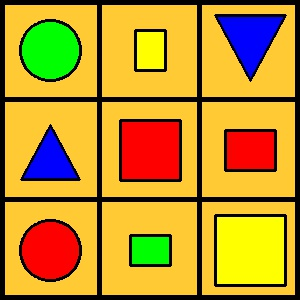
#> input picture Shape-Detection/test_images/board_4.jpg, 300 x 300 px
$ python main.py   (Python 2 division)   (older library calls are emulated)
#> lines starting #> are read from the running program, lines starting #| are printed output that depends on the picture; after the words box and inside, x2 and y2 are one past the last pixel; in counts of white or black regions, pixels touching at a corner belong together
# -*- coding: utf-8 -*-
import cv2
# import cv2.cv as cv
import numpy as np

def find_box(y,x):
	if x<100:
		if y<100:
			box=1
		elif y>100 and y<200:
			box=2
		else:
			box=3
	elif x>100 and x<200:
		if y<100:
			box=4
		elif y>100 and y<200:
			box=5
		else:
			box=6
	if x>200:
		if y<100:
			box=7
		elif y>100 and y<200:
			box=8
		else:
			box=9
	return box


def find_color(x,y):
	img = cv2.imread("test_images/board_4.jpg")
	variable = img[y,x]

	if variable[1]> 200 and int(variable[0])+int(variable[1]) <10:
		return "green"
	elif  variable[2]> 200 and int(variable[1])+int(variable[0]) <10:
		return 'red'
	elif   variable[2]> 200 and variable[1]>200:
		return 'yellow'
	else:
		return 'blue'

	# return variable


def main(board_filepath, container_filepath):

#> called with board_filepath = 'test_images/board_4.jpg', container_filepath = 'test_images/container_1.jpg'
	board 	 =	cv2.imread("test_images/board_4.jpg")
#> board is the input picture: shape (300, 300, 3); mean B, G, R 44.3, 145.8, 188.3
	container=	cv2.imread("test_images/container_1.jpg")
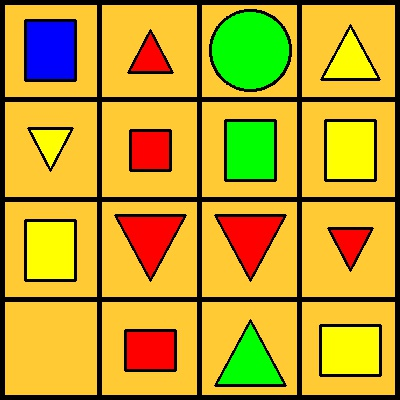
#> input picture Shape-Detection/test_images/container_1.jpg, 400 x 400 px
#> container is the input picture: shape (400, 400, 3); mean B, G, R 41.4, 159.5, 191.8
	cv2.imshow('board', board)
	cv2.imshow('cont', container)
				############ FOR SHAPE #####################
	bcopy1		=	board.copy()
	gray_bcopy1 =	cv2.cvtColor(bcopy1, cv2.COLOR_BGR2GRAY)
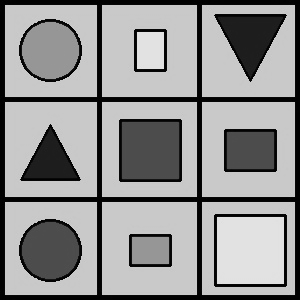
#> gray_bcopy1: shape (300, 300); min 0, max 230, mean 147
	circles = cv2.HoughCircles(gray_bcopy1, cv2.HOUGH_GRADIENT, 5, 1000)
#> circles = [[242.5, 107.5, 93.5]]
	# print "circles",circles

	ret,thresh = cv2.threshold(gray_bcopy1,127,255,1)
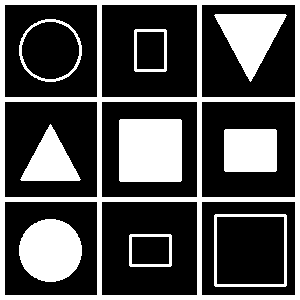
#> thresh: shape (300, 300); 30.6% white; 10 white regions
	# cv2.imshow('bagg', gray_bcopy1)

	l=[]
	_,contours,h = cv2.findContours(thresh,1,2)
#> contours = 23 contours; largest, box (x1, y1, x2, y2) and area: (0, 0, 300, 300) 89401, (101, 101, 198, 198) 9214, (101, 201, 198, 296) 9022, (201, 101, 296, 198) 9022, (4, 101, 98, 198) 8926; h = 23 rows, first 6: [1, -1, -1, -1], [2, 0, -1, -1], [3, 1, -1, -1], [4, 2, -1, -1], [5, 3, -1, -1], [6, 4, -1, -1]
	for cnt in contours:
	    approx = cv2.approxPolyDP(cnt,0.01*cv2.arcLength(cnt,True),True)
#> approx = [[131, 237], [168, 236], [169, 263], [132, 264]]

	    if len(approx)==3:

			cv2.drawContours(board,[cnt],0,(100,100,10),-1)
			x,y,w,h = cv2.boundingRect(cnt)
	   		cv2.rectangle(board,(x,y),(x+w,y+h),(0,255,0),2)
	   		# print find_color(x+(w/2), y+(h/2)) ,"Triangle", find_box(x,y)
	   		tup=(find_box(x,y),find_color(x+(w/2), y+(h/2)) ,"Triangle ", )
	   		l.append(tup)

	    elif len(approx)==4:

	    	if cv2.contourArea(cnt)<5183:
	    		x,y,w,h = cv2.boundingRect(cnt)
#> x = 131; y = 236; w = 39; h = 29
	    		# mask = np.zeros(.shape,np.uint8)
	    		#, cv2.mean(cnt, mask=mask)
	    		# cv2.drawContours(board,[cnt],0,(100,100,10),-1)
	    		cv2.rectangle(board,(x, y),(x+w,y+h),(0,255,0),2)
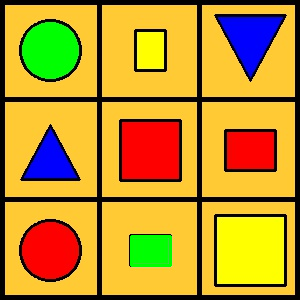
#> board: shape (300, 300, 3); 0.45% of pixels changed, all inside (x1, y1, x2, y2) = (130, 235, 172, 267)
	    		# print find_color(x+(w/2), y+(h/2))," 4- sided", find_box(x+(w/2),y+(h/2))
	    		tup=(find_box(x+(w/2),y+(h/2)), find_color(x+(w/2), y+(h/2))," 4- sided ", )
#> in find_color, `variable = img[y,x]`: variable = [1, 255, 0]
#> tup = (8, 'blue', ' 4- sided ')
	    		l.append(tup)

	    elif len(approx) > 15:
			cv2.drawContours(board,[cnt],0,(100,100,10),-1)
			x,y,w,h = cv2.boundingRect(cnt)
			cv2.rectangle(board,(x,y),(x+w,y+h),(0,255,0),2)
			# print find_color(x+(w/2), y+(h/2)) ,"circle", find_box(x,y)
			tup=(find_box(x,y), find_color(x+(w/2), y+(h/2)) ,"circle ", )
			l.append(tup)


	cv2.imshow('boarda', board)
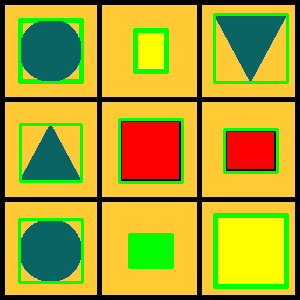
#> window 'boarda': shape (300, 300, 3); mean B, G, R 42.6, 160, 168.4
	s=set(l)
	l=list(s)
	l.sort(key=lambda tup: tup[0])
	print l


	board_objects = []		# List to store output of board -- DO NOT CHANGE VARIABLE NAME
	output_list = []		# List to store final output 	-- DO NOT CHANGE VARIABLE NAME

	return board_objects, output_list


if __name__ == '__main__':


	board_filepath = "test_images/board_4.jpg"    			# change filename of board provided to you
	container_filepath = "test_images/container_1.jpg"		# change filename of container as required for testing

	main(board_filepath,container_filepath)

	cv2.waitKey(0)
	cv2.destroyAllWindows()
